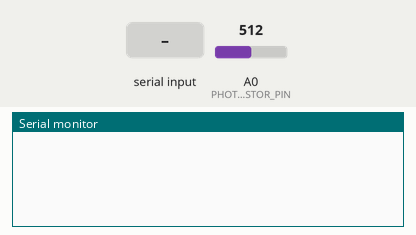
A sketch run on a simulated Arduino Uno, built with avr-gcc and run on an emulated ATmega328P. On the bench: the last lines printed to the serial monitor. The test bench sets the inputs (shaded band); at power-on: A0 (PHOTORESISTOR_PIN) = 512.

Above: at 1.2 s.
1.3 s: "p" received over Serial
At 2.3 s:
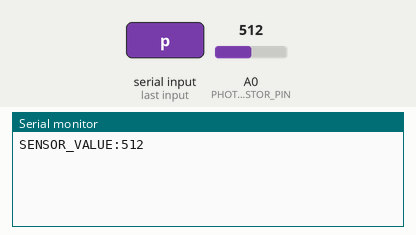
2.8 s: "s" received over Serial
At 3.6 s:
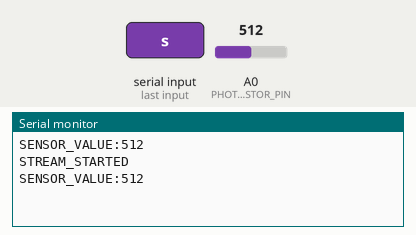
4.3 s: "q" received over Serial
At 5.8 s:
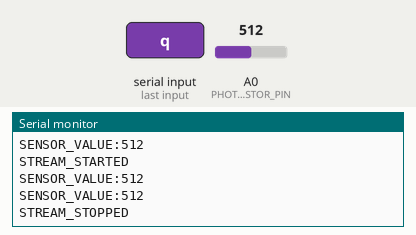

Measured:
- after the input at 1.3 s, the serial monitor: prints a new line at once (image 1)
- after the input at 2.8 s, the serial monitor: prints a new line at once (image 2)
- after the input at 4.3 s, the serial monitor: prints a new line at once (image 3)

The sketch:

sensor.ino
```cpp
#define PHOTORESISTOR_PIN A0
bool streaming = false;
unsigned long previousMillis = 0;
const long interval = 1000; // Интервал потоковой передачи

void setup() {
  Serial.begin(9600);
  pinMode(PHOTORESISTOR_PIN, INPUT);
}

void loop() {
  handleSerialCommand();
  handleStreaming();
}

void handleSerialCommand() {
  if (Serial.available() > 0) {
    char cmd = Serial.read();

    if (cmd == 'p') {
      int value = analogRead(PHOTORESISTOR_PIN);
      Serial.print("SENSOR_VALUE:");
      Serial.println(value);
      streaming = false;
    }
    else if (cmd == 's') {
      streaming = true;
      Serial.println("STREAM_STARTED");
    }
    else if (cmd == 'q') { // Добавим команду для остановки потока
      streaming = false;
      Serial.println("STREAM_STOPPED");
    }
  }
}

void handleStreaming() {
  if (streaming) {
    unsigned long currentMillis = millis();
    if (currentMillis - previousMillis >= interval) {
      previousMillis = currentMillis;
      int value = analogRead(PHOTORESISTOR_PIN);
      Serial.print("SENSOR_VALUE:");
      Serial.println(value);
    }
  }
}
```
